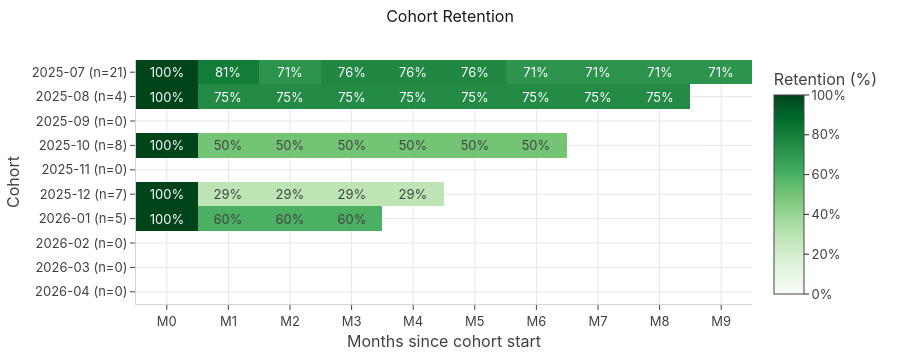

Notebook source saved alongside this figure:
### Code cell
reports.retention.plot_cohort(coh)

### Figure 1 — Plotly figure (JSON) as saved in the notebook; plotly's stock layout.template omitted (floating-point values rounded to 4 significant figures)
{"data": [{"colorbar": {"ticksuffix": "%", "title": {"text": "Retention (%)"}}, "colorscale": [[0, "rgb(247,252,245)"], [0.125, "rgb(229,245,224)"], [0.25, "rgb(199,233,192)"], [0.375, "rgb(161,217,155)"], [0.5, "rgb(116,196,118)"], [0.625, "rgb(65,171,93)"], [0.75, "rgb(35,139,69)"], [0.875, "rgb(0,109,44)"], [1, "rgb(0,68,27)"]], "hovertemplate": "Cohort %{y}<br>%{x}: %{z:.1f}%<extra></extra>", "text": [["100%", "81%", "71%", "76%", "76%", "76%", "71%", "71%", "71%", "71%"], ["100%", "75%", "75%", "75%", "75%", "75%", "75%", "75%", "75%", ""], ["", "", "", "", "", "", "", "", "", ""], ["100%", "50%", "50%", "50%", "50%", "50%", "50%", "", "", ""], ["", "", "", "", "", "", "", "", "", ""], ["100%", "29%", "29%", "29%", "29%", "", "", "", "", ""], ["100%", "60%", "60%", "60%", "", "", "", "", "", ""], ["", "", "", "", "", "", "", "", "", ""], ["", "", "", "", "", "", "", "", "", ""], ["", "", "", "", "", "", "", "", "", ""]], "texttemplate": "%{text}", "type": "heatmap", "x": ["M0", "M1", "M2", "M3", "M4", "M5", "M6", "M7", "M8", "M9"], "y": ["2025-07 (n=21)", "2025-08 (n=4)", "2025-09 (n=0)", "2025-10 (n=8)", "2025-11 (n=0)", "2025-12 (n=7)", "2026-01 (n=5)", "2026-02 (n=0)", "2026-03 (n=0)", "2026-04 (n=0)"], "z": [[100.0, 80.95, 71.43, 76.19, 76.19, 76.19, 71.43, 71.43, 71.43, 71.43], [100.0, 75.0, 75.0, 75.0, 75.0, 75.0, 75.0, 75.0, 75.0, NaN], [NaN, NaN, NaN, NaN, NaN, NaN, NaN, NaN, NaN, NaN], [100.0, 50.0, 50.0, 50.0, 50.0, 50.0, 50.0, NaN, NaN, NaN], [NaN, NaN, NaN, NaN, NaN, NaN, NaN, NaN, NaN, NaN], [100.0, 28.57, 28.57, 28.57, 28.57, NaN, NaN, NaN, NaN, NaN], [100.0, 60.0, 60.0, 60.0, NaN, NaN, NaN, NaN, NaN, NaN], [NaN, NaN, NaN, NaN, NaN, NaN, NaN, NaN, NaN, NaN], [NaN, NaN, NaN, NaN, NaN, NaN, NaN, NaN, NaN, NaN], [NaN, NaN, NaN, NaN, NaN, NaN, NaN, NaN, NaN, NaN]], "zmax": 100, "zmin": 0}], "layout": {"height": 360, "title": {"text": "Cohort Retention"}, "xaxis": {"title": {"text": "Months since cohort start"}}, "yaxis": {"autorange": "reversed", "title": {"text": "Cohort"}}}}
